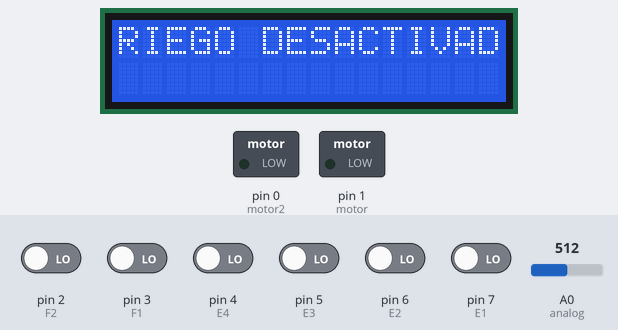
The sketch below on a simulated Arduino Uno, built with avr-gcc and run on an emulated ATmega328P. Shown: 16×2 character LCD, switched loads named in the sketch (green lamp = pin HIGH). The inputs (shaded band) are chosen by the test bench; at power-on: pin 2 (F2), pin 3 (F1), pin 4 (E4), pin 5 (E3), pin 6 (E2), pin 7 (E1) LOW, A0 (analog) = 512.

Above: at 1.2 s.
1.3 s: pin 2 (F2) driven HIGH and pin 6 (E2) driven HIGH
At 1.6 s:
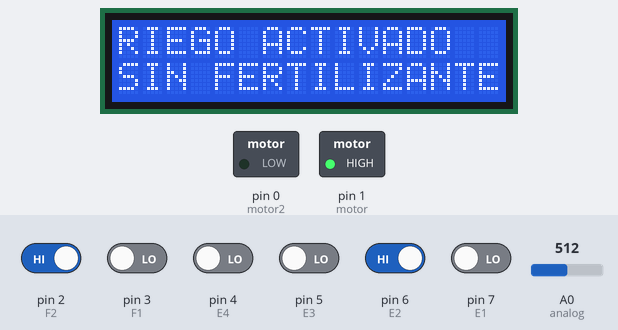
Timing chart, 0 to 7.8 s (numbered marks = the images above; inputs shaded):
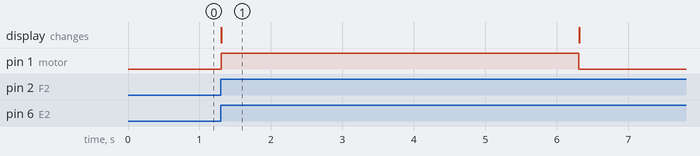

Measured:
- after the input at 1.3 s, pin 1 (motor): LOW → HIGH at once, → LOW 5.0 s later; the display: changes at once (image 1)

The sketch:

proyecto_riego.ino
```cpp
#include <LiquidCrystal.h>    // PARA UTLIZAR LIBRERIA DE LA LCD
LiquidCrystal lcd(13, 12, 11, 10, 9, 8); // Asignamos lospines de salida a la lcd que tomamos en cuenta al conectar el arduino con la lcd
int F1 = 3; int F2 = 2; // declaramos los pines dentrada del contador
int E4 = 4; int E2 = 6; int E1 = 7; int E3 = 5; // declaramos lo pines de entrada del contador
int motor = 1; int PR = 0; int SR = 0; int TR = 0; // declaramos unas variables que necesitamos para ejecutar el programa
int motor2 = 0; int i; double valor = 0; double sensor = 0; int analog = A0;  // declaramos otras variables necesaria he incluida la del puerto analogo
void setup()
{ lcd.begin(16, 2);   // inicializamos la lcd
  pinMode(F1, INPUT);   pinMode(F2, INPUT);  // decimos que los pines conectados con los contadores son entradas
  pinMode(E4, INPUT); pinMode(E2, INPUT); pinMode(E1, INPUT); pinMode(E3, INPUT);// decimos que los pines conectados con los contadores son entradas
  pinMode(motor, OUTPUT);  pinMode(motor2, OUTPUT); // decimos que lo pines que conectamos a las bobinas son salidas
  lcd.setCursor(0, 0); // colocamos el cursor en la columna 0 fila 0
  lcd.print("RIEGO DESACTIVADO"); // aqui imprimimos el mensaje que el riego no esta activado
}
void encendido() // cree una funcion que se va ejecutar cadavez que la llamemos en el void lopp, esta funcion lo que hace es activar las bobinas para que se active el motobomba del riego sin fertilizante
{ lcd.clear(); // limpiamos la lcd
  lcd.setCursor(0, 0); // colocamos el cursor en la columna 0 fila 0
  lcd.print("RIEGO ACTIVADO"); // aqui imprimimos el mensaje que el riego esta activado
  lcd.setCursor(0, 1);  // colocamos el cursor en la columna 0 fila 1
  lcd.print("SIN FERTILIZANTE");  // aqui imprimimos el mensaje que el sin fertilizante
  digitalWrite(motor, HIGH);  // aqui activamos las bobinas
  delay(5000);                // retardo 5 segundos
  digitalWrite(motor, LOW);   // aqui desactivamos las bobinas
  lcd.clear();                //aqui limpiamos la lcd
  lcd.setCursor(0, 0);        // colocamos el cursor en la columna 0 fila 0
  lcd.print("RIEGO DESACTIVADO"); // aqui imprimimos el mensaje que el riego no esta activado
}
void encendido2() // cree una funcion que se va ejecutar cadavez que la llamemos en el void lopp, esta funcion lo que hace es activar las bobinas para que se active el motobomba del riego con fertilizante
{ lcd.clear();
  lcd.setCursor(0, 0);
  lcd.print("RIEGO ACTIVADO");
  lcd.setCursor(0, 1);
  lcd.print("CON FERTILIZANTE");
  digitalWrite(motor2, HIGH);  // aqui activamos la otra bobina
  delay(5000);
  lcd.clear();
  digitalWrite(motor2, LOW);   // aqui desactivamios la otra bobina
  lcd.setCursor(0, 0);
  lcd.print("RIEGO DESACTIVADO");

}

void loop()
{ valor = analogRead(analog); // valor en el que esta el puerto analogo
  sensor = (valor * 5) / 1024; // conversion para saber en voltaje esta el sensor
  if (sensor > 4)  // si es sensor esta mayor a 4 voltios i va a valor 1
  { i = 1;
  }
  if (sensor == 0 && i > 0) // si el sensor es igual a cero y i es mayor a 1 entra y llama a la funcion 2
  { encendido2(); // llamo la funcion del encendido  para el riego con fertilizante
    i = 0;        // actualizo i para cuando vuelva a llover
  }
  if (digitalRead(E2) == HIGH &&digitalRead(E3) == HIGH &&digitalRead(F1) == HIGH &&PR == 0) // el contador esta activo y no se haya activado el riego en el dia entre a la condicion
  { encendido();   // llamamos la funcion encendido sin fertilizante
    PR++;          // aunmetamos PR para que no vuelva a entrar en el condicional asi E1 este activada
  } else if ( digitalRead(F2) == HIGH && digitalRead(E2) == HIGH && SR == 0)
  { encendido();
    SR++;
  } else if (digitalRead(F1) == HIGH && digitalRead(E1) == HIGH && digitalRead(E4) == HIGH && TR == 0)
  { encendido();
    TR++;
  }
  if (digitalRead(F1) == LOW && digitalRead(F2) == LOW && digitalRead(E4) == LOW  && digitalRead(E2) == LOW && digitalRead(E1) == LOW && digitalRead(E3) == LOW )
  { PR = 0;  SR = 0; TR = 0;
  }
}
```
